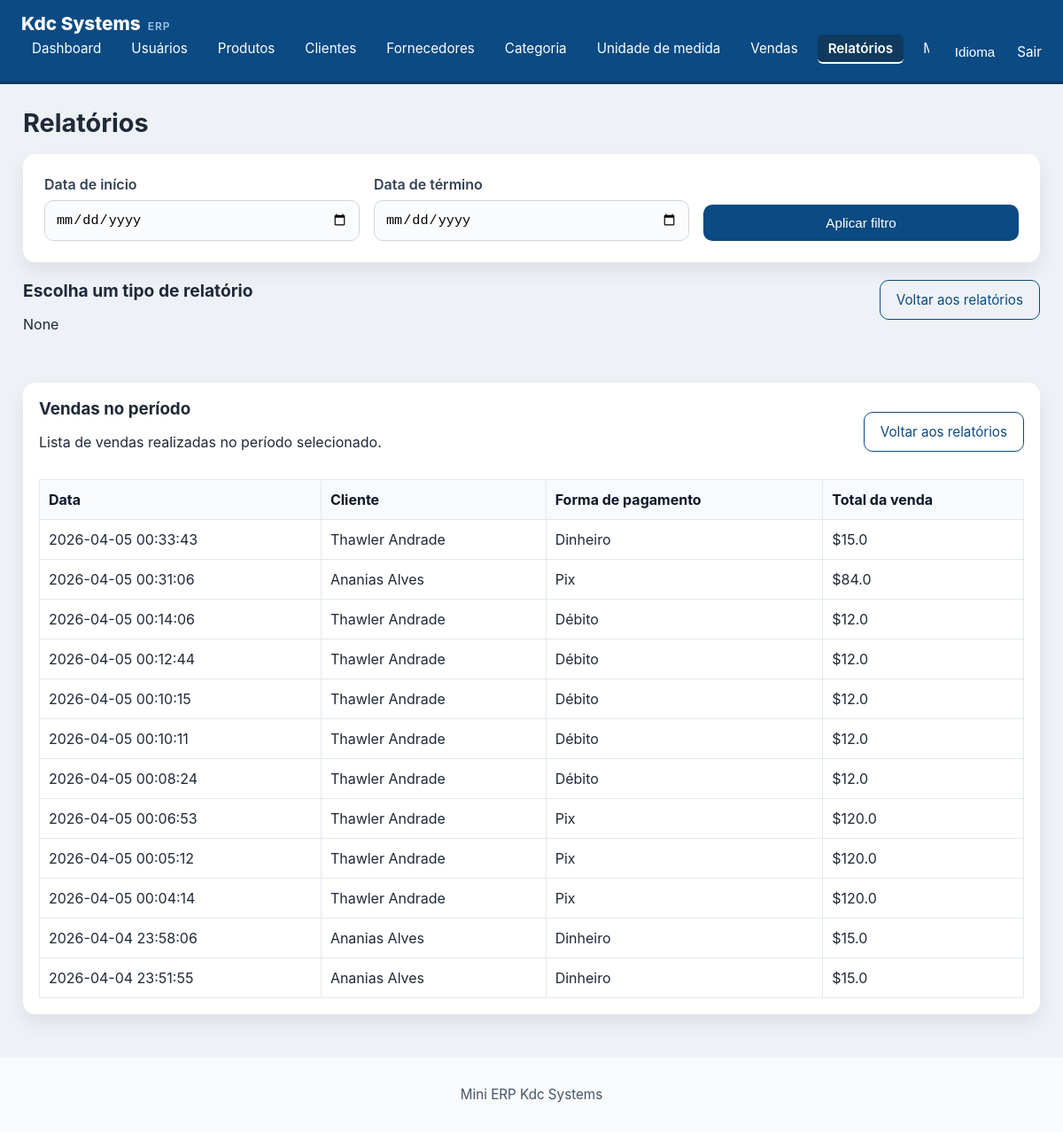
/relatorios?section=vendas_periodo (signed in), run on the app's committed database.
### tables this page shows
CREATE TABLE sales (
    id INTEGER PRIMARY KEY AUTOINCREMENT,
    date TEXT NOT NULL,
    client_id INTEGER,
    payment_method TEXT,
    discount REAL DEFAULT 0,
    surcharge REAL DEFAULT 0,
    total REAL NOT NULL,
    profit REAL DEFAULT 0,
    FOREIGN KEY (client_id) REFERENCES clients(id)
);

CREATE TABLE clients (
    id INTEGER PRIMARY KEY AUTOINCREMENT,
    name TEXT NOT NULL,
    cpf TEXT,
    address TEXT,
    postal_code TEXT
, street TEXT, number TEXT, complement TEXT, neighborhood TEXT, city TEXT, state TEXT, country TEXT);

### app.py (the view, shortened to what this page needs)
@app.route("/relatorios")
def relatorios():
    if not session.get("user"):
        return redirect(url_for("login"))
    conn = get_db_connection(app.config["DATABASE"])
    start_date = request.args.get("start_date")
    end_date = request.args.get("end_date")
    section = request.args.get("section")
    report = request.args.get("report")
    date_clause = ""
    date_params = []
    query = "SELECT s.*, c.name AS client_name FROM sales s LEFT JOIN clients c ON s.client_id = c.id"
    query += date_clause + " ORDER BY s.date DESC"
    sales = conn.execute(query, date_params).fetchall()
    top_customers = conn.execute(
        "SELECT c.name, IFNULL(SUM(s.total), 0) AS total FROM sales s LEFT JOIN clients c ON s.client_id = c.id"
        + date_clause
        + " GROUP BY c.name ORDER BY total DESC LIMIT 5",
        date_params,
    ).fetchall()
    profit_top = conn.execute(
        "SELECT p.name, IFNULL(SUM(si.total_price - p.cost * si.quantity), 0) AS profit FROM sale_items si JOIN products p ON si.product_id = p.id"
        + (" JOIN sales s ON si.sale_id = s.id" if date_clause else "")
        + date_clause.replace(" WHERE", " WHERE s.")
        + " GROUP BY p.name ORDER BY profit DESC LIMIT 5",
        ([*date_params] if date_clause else []),
    ).fetchall()
    payment_totals = conn.execute(
        "SELECT payment_method, IFNULL(SUM(total), 0) AS total FROM sales"
        + date_clause
        + " GROUP BY payment_method",
        date_params,
    ).fetchall()
    highest_stock = conn.execute("SELECT name FROM products ORDER BY stock DESC LIMIT 1").fetchone()
    lowest_stock = conn.execute("SELECT name FROM products ORDER BY stock ASC LIMIT 1").fetchone()
    report_options = []
    report_title = None
    report_description = None
    report_headers = []
    report_rows = []
    section_title = None
    chart_data = None
    if report in ["payment_sales_value", "category_sales_value"]:
        chart_data = [{"label": row[0], "value": float(row[1])} for row in report_rows]
    chart_data_json = json.dumps(chart_data) if chart_data else None
    conn.close()
    return render_template(
        "relatorios.html",
        title=translate("menu_reports"),
        sales=sales,
        highest_stock=highest_stock,
        lowest_stock=lowest_stock,
        top_customers=top_customers,
        profit_top=profit_top,
        payment_totals=payment_totals,
        filters={"start_date": start_date, "end_date": end_date},
        section=section,
        section_title=section_title,
        report=report,
        report_options=report_options,
        report_title=report_title,
        report_description=report_description,
        report_headers=report_headers,
        report_rows=report_rows,
        chart_data_json=chart_data_json,
    )

### app.py (called while the page is built)
def translate(key):
    lang = session.get("lang", DEFAULT_LANG)
    return TRANSLATIONS.get(lang, TRANSLATIONS[DEFAULT_LANG]).get(key, TRANSLATIONS[DEFAULT_LANG].get(key, key))

@app.context_processor
def inject_translations():
    return {
        "t": lambda key: translate(key),
        "languages": LANGUAGES,
        "current_language": session.get("lang", DEFAULT_LANG),
    }

### models.py (called while the page is built)
def get_db_connection(db_path: str):
    try:
        connection = sqlite3.connect(db_path, timeout=10.0)
        connection.row_factory = sqlite3.Row
        connection.execute("PRAGMA journal_mode=WAL")
        connection.execute("PRAGMA synchronous=NORMAL")
        return connection
    except sqlite3.DatabaseError as e:
        logger.error(f"Erro ao conectar ao banco de dados: {e}")
        raise

### templates/relatorios.html (shortened to what this page needs)
{% extends "base.html" %}
{% block content %}
  <div class="form-card report-filter-card">
    <form method="get" action="{{ url_for('relatorios') }}">
      <div class="filter-row">
        <label>
          {{ t('period_start') }}
          <input type="date" name="start_date" value="{{ filters.start_date or '' }}">
        </label>
        <label>
          {{ t('period_end') }}
          <input type="date" name="end_date" value="{{ filters.end_date or '' }}">
        </label>
        <button type="submit">{{ t('apply_filter') }}</button>
      </div>
    </form>
  </div>
  {% if section and not report %}
    <div class="section-panel">
      <div class="section-panel-header">
        <div>
          <h2>{{ t('report_choose_type') }}</h2>
          <p>{{ section_title }}</p>
        </div>
        <a href="{{ url_for('relatorios', start_date=filters.start_date, end_date=filters.end_date) }}" class="outline-button small">{{ t('back_to_reports') }}</a>
      </div>
    </div>
  {% endif %}
  {% if section == "vendas_periodo" %}
    <div class="table-card report-result-card">
      <div class="report-result-header">
        <div>
          <h3>{{ t('sales_period_report_card') }}</h3>
          <p>{{ t('sales_period_desc') }}</p>
        </div>
        <a href="{{ url_for('relatorios', start_date=filters.start_date, end_date=filters.end_date) }}" class="outline-button small">{{ t('back_to_reports') }}</a>
      </div>
      <table>
        <thead><tr><th>{{ t('sale_date') }}</th><th>{{ t('client_label') }}</th><th>{{ t('payment_method') }}</th><th>{{ t('total_label') }}</th></tr></thead>
        <tbody>
          {% for row in sales %}
            <tr><td>{{ row['date'] }}</td><td>{{ row['client_name'] or t('no_client') }}</td><td>{{ row['payment_method'] }}</td><td>${{ row['total'] }}</td></tr>
          {% else %}
            <tr><td colspan="4">{{ t('no_records_found') }}</td></tr>
          {% endfor %}
        </tbody>
      </table>
    </div>
  {% endif %}
{% endblock %}

### static/css/style.css (style rules this page uses)
* { box-sizing: border-box; }
body { margin: 0; font-family: Inter, Arial, sans-serif; background: #eef2f7; color: #1f2937; }
.login-card, .form-card, .table-card, .notice-card, .manual-card, .card { background: #fff; border-radius: 14px; box-shadow: 0 10px 20px rgba(15, 23, 42, 0.08); padding: 24px; margin-bottom: 22px; }
.login-card form, .form-card form { display: grid; gap: 16px; }
.login-card label, .form-card label { font-weight: 600; }
.login-card input, .form-card input, .form-card select, .sale-row input, .sale-row select { width: 100%; border: 1px solid #d1d5db; border-radius: 10px; padding: 12px; font-size: 0.95rem; background: #fafbfc; }
button, .outline-button { border: none; border-radius: 10px; background: #0b4a82; color: #fff; cursor: pointer; padding: 12px 18px; font-size: 0.95rem; }
.outline-button { background: transparent; color: #0b4a82; border: 1px solid #0b4a82; text-decoration: none; display: inline-block; }
.table-card table { width: 100%; border-collapse: collapse; margin-top: 12px; }
.table-card th, .table-card td { border: 1px solid #e5e7eb; padding: 12px; text-align: left; }
.table-card thead { background: #f8fafc; }

### templates/relatorios.html (style rules this page uses)
.report-filter-card { margin-bottom: 20px; }
.filter-row { display: grid; grid-template-columns: repeat(3, minmax(180px, 1fr)); gap: 16px; align-items: end; }
.filter-row label { display: flex; flex-direction: column; gap: 8px; font-weight: 600; color: #334155; }
.section-panel { margin-bottom: 24px; }
.section-panel-header { display: flex; justify-content: space-between; align-items: start; gap: 16px; margin-bottom: 16px; flex-wrap: wrap; }
.section-panel-header h2 { margin: 0; font-size: 1.2rem; }
.report-result-card { padding: 18px; }
.report-result-header { display: flex; justify-content: space-between; align-items: center; gap: 16px; margin-bottom: 16px; flex-wrap: wrap; }
.report-result-header h3 { margin: 0; }
.report-result-card table { width: 100%; border-collapse: collapse; }
.report-result-card th, .report-result-card td { padding: 12px 10px; border: 1px solid #e2e8f0; text-align: left; }
.report-result-card th { background: #f8fafc; color: #0f172a; }

### data on the page
sales: date "2026-04-05 00:33:43", name "Thawler Andrade", payment_method "Dinheiro", total "15.0"
sales: date "2026-04-05 00:31:06", name "Ananias Alves", payment_method "Pix", total "84.0"
sales: date "2026-04-05 00:14:06", name "Thawler Andrade", payment_method "Débito", total "12.0"
sales: date "2026-04-05 00:12:44", name "Thawler Andrade", payment_method "Débito", total "12.0"
sales: date "2026-04-05 00:10:15", name "Thawler Andrade", payment_method "Débito", total "12.0"
sales: date "2026-04-05 00:10:11", name "Thawler Andrade", payment_method "Débito", total "12.0"
sales: date "2026-04-05 00:08:24", name "Thawler Andrade", payment_method "Débito", total "12.0"
sales: date "2026-04-05 00:06:53", name "Thawler Andrade", payment_method "Pix", total "120.0"
sales: date "2026-04-05 00:05:12", name "Thawler Andrade", payment_method "Pix", total "120.0"
sales: date "2026-04-05 00:04:14", name "Thawler Andrade", payment_method "Pix", total "120.0"
sales: date "2026-04-04 23:58:06", name "Ananias Alves", payment_method "Dinheiro", total "15.0"
sales: date "2026-04-04 23:51:55", name "Ananias Alves", payment_method "Dinheiro", total "15.0"

### other printed values
{{ t('menu_dashboard') }} "Dashboard"
{{ t('menu_users') }} "Usuários"
{{ t('menu_products') }} "Produtos"
{{ t('menu_clients') }} "Clientes"
{{ t('menu_suppliers') }} "Fornecedores"
{{ t('category_label') }} "Categoria"
{{ t('unit_label') }} "Unidade de medida"
{{ t('menu_sales') }} "Vendas"
{{ t('menu_reports') }} "Relatórios"
{{ t('select_language') }} "Idioma"
{{ t('menu_logout') }} "Sair"
{{ title }} "Relatórios"
{{ t('period_start') }} "Data de início"
{{ t('period_end') }} "Data de término"
{{ t('apply_filter') }} "Aplicar filtro"
